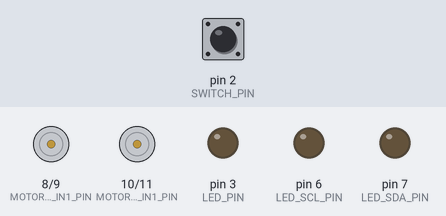
A sketch run on a simulated Arduino Uno, built with avr-gcc and run on an emulated ATmega328P. Shown: motor-driver pin pairs drawn as motors (green arrow = first pin HIGH = forward, orange = second pin HIGH = backward, longer = more drive), output pins drawn as LEDs (lit = HIGH). The test bench sets the inputs (shaded band); at power-on: pin 2 (SWITCH_PIN) HIGH.

Above: at 0.05 s.
At 0.25 s:
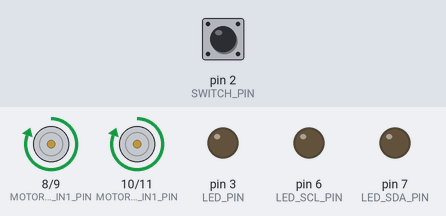
At 0.55 s:
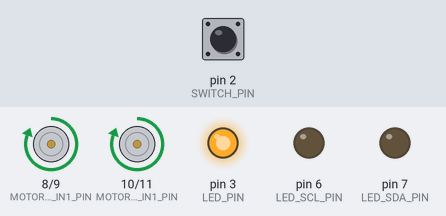
At 1.0 s:
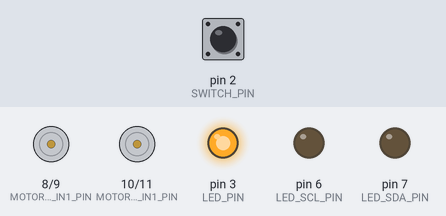
Timing chart, 0 to 3.0 s (numbered marks = the images above):
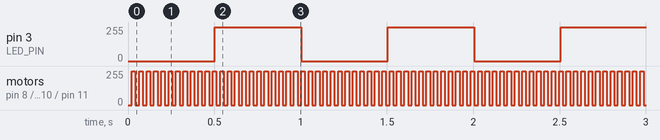

Measured:
- by itself, pin 3 (LED_PIN): repeats every 1.0 s: 0/255 0.50 s, 255/255 0.50 s, until it stays 130/255 from 33.1 s
- by itself, motor on pin 8 (MOTOR_A_IN1_PIN) / pin 9 (MOTOR_A_IN2_PIN), motor on pin 10 (MOTOR_B_IN1_PIN) / pin 11 (MOTOR_B_IN2_PIN): moves between stopped and forward 255/255, repeating every 0.04 s

The sketch:

robot.ino
```cpp
// (licence header left out)
#include "Arduino.h"
#include "base.h"
#include "motor.h"
#include "led.h"
#include "pullup_switch.h"
#include "timer.h"

#define LED_SCL_PIN 6
#define LED_SDA_PIN 7
#define LED_PIN 3
#define SWITCH_PIN 2

#define MOTOR_A_IN1_PIN 8
#define MOTOR_A_IN2_PIN 9
#define MOTOR_B_IN1_PIN 10
#define MOTOR_B_IN2_PIN 11

Timer blink_timer(500);
Timer motor_timer(20);
PullupSwitch pullup_switch(SWITCH_PIN);
Led flashing_led(LED_PIN);
Motor motor_left(MOTOR_A_IN1_PIN, MOTOR_A_IN2_PIN);
Motor motor_right(MOTOR_B_IN1_PIN, MOTOR_B_IN2_PIN);

bool motors_on = false;

void setup() {
    pinMode(LED_SCL_PIN, OUTPUT);
    pinMode(LED_SDA_PIN, OUTPUT);

    pullup_switch.configure();
    flashing_led.configure();
    motor_left.configure();
    motor_right.configure();

    // digitalWrite(LED_SCL_PIN, HIGH);
    // digitalWrite(LED_SDA_PIN, HIGH);

    Serial.begin(9600);
}

void loop() {
    if (blink_timer.fire()) {
        flashing_led.set(!flashing_led.is_on());
    }

    if (pullup_switch.is_on() && motors_on) {
        motor_left.set(Motor::State::FORWARD);
        motor_right.set(Motor::State::FORWARD);
    } else {
        motor_left.set(Motor::State::OFF);
        motor_right.set(Motor::State::OFF);
    }

    if (motor_timer.fire()) {
      motors_on = !motors_on;
    }
}
```

base.h
```cpp
// (licence header left out)
#pragma once

#include <Arduino.h>
#include <stdint.h>

/** An Arduino pin. */
using pin_t = uint8_t;
```

component.h
```cpp
// (licence header left out)
#pragma once

#include "base.h"

/** A generic Arduino component. */
class Component {
public:
    /** Initialization routine for this component. */
    virtual void configure() = 0;
};
```

led.cpp
```cpp
// (licence header left out)
#include "led.h"

Led::Led(pin_t pin): state(false), pin(pin) {}

void Led::configure() {
    pinMode(pin, OUTPUT);
}

void Led::set(bool state) {
    this->state = state;
    digitalWrite(pin, state ? HIGH : LOW);
}

bool Led::is_on() const {
    return state;
}
```

led.h
```cpp
// (licence header left out)
#pragma once

#include "component.h"

class Led : public Component {
    pin_t pin;
    bool state;

public:
    /** Constructs a new LED at the given pin. */
    Led(pin_t pin);

    void configure();

    /** Enables the LED light if `state` is `true`, and disables it otherwise.
     */
    void set(bool state);

    /** Whether the LED is on. */
    bool is_on() const;
};
```

motor.cpp
```cpp
// (licence header left out)
#include "motor.h"

Motor::Motor(pin_t in1, pin_t in2): in1(in1), in2(in2) {}

void Motor::configure() {
    // we want to write to both of these pins
    pinMode(in1, OUTPUT);
    pinMode(in2, OUTPUT);
}

void Motor::set(State state) {
    // the LOW, HIGH configuration was determined via testing
    // they are also dependent on how the physical vehicle is assembled
    switch (state) {
        case State::FORWARD: {
            digitalWrite(in1, HIGH);
            digitalWrite(in2, LOW);
            break;
        }
        case State::BACKWARD: {
            digitalWrite(in1, LOW);
            digitalWrite(in2, HIGH);
            break;
        }
        case State::OFF: {
            digitalWrite(in1, LOW);
            digitalWrite(in2, LOW);
            break;
        }
    }
}
```

motor.h
```cpp
// (licence header left out)
#pragma once

#include "component.h"

class Motor : public Component {
public:
    /** The direction that the motor is spinning in with reference to my
     * vehicle. */
    enum class State { FORWARD, BACKWARD, OFF };

private:
    /** IN1 pin for the motor driver. */
    pin_t in1;

    /** IN2 pin for the motor driver. */
    pin_t in2;

public:
    /** Constructs a new motor with control pins `in1` and `in2`. */
    Motor(pin_t in1, pin_t in2);

    void configure();

    /** Places the motor in the given `state`. */
    void set(State state);
};
```

pullup_switch.cpp
```cpp
// (licence header left out)
#include "pullup_switch.h"

PullupSwitch::PullupSwitch(pin_t pin): pin(pin) {}

void PullupSwitch::configure() {
    pinMode(pin, INPUT_PULLUP);
}

bool PullupSwitch::is_on() const {
    return digitalRead(pin) == HIGH;
}
```

pullup_switch.h
```cpp
// (licence header left out)
#pragma once

#include "component.h"

class PullupSwitch : public Component {
    pin_t pin;

public:
    PullupSwitch(pin_t pin);

    void configure();

    bool is_on() const;
};
```

timer.cpp
```cpp
// (licence header left out)
#include "timer.h"

Timer::Timer(int ms): last(0), ms(ms) {}

bool Timer::fire() {
    if (millis() - last > ms) {
        last = millis();
        return true;
    }
    return false;
}
```

timer.h
```cpp
// (licence header left out)
#pragma once

#include "base.h"

class Timer {
    int ms;
    int last;

public:
    /** Constructs a new timer to schedule events at least every `ms`
     * milliseconds. */
    Timer(int ms);

    /** Returns `true` once the timer is ready to be fired. If called, the timer
     * resets for the next firing. */
    bool fire();
};
```
